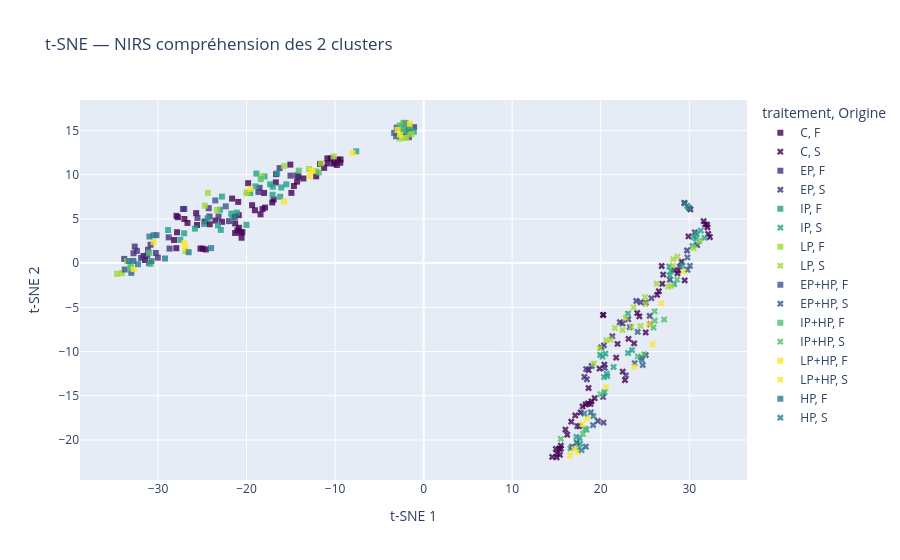

Notebook code for this chart:
### Markdown cell above
Interprétation est plutot décevante aucune séparation si ce n'est une séparation claire suivant l'experience qui ici a le plus grand des poids, on interprete alors que cela est probablement du a une signature de l'experience qui vient perturber les données, en esperant que les calibrations sont bien différentes. On va donc refaire la meme constatation que il est difficile de comparer les deux données et leurs experiences car elles se font automatiquement séparer. Quand au deux groupes visible comme la séparation est nette un paramètre principale qui peut s'identifier est probablement le Sexe de la plante car c'est un des rares paramètres qui est découpé en 2 groupes

### Code cell
import plotly.express as px
X = data_nirs[NIRS_INDEXES].values
X_scaled = StandardScaler().fit_transform(X)

n_samples = len(macia_leaf_data)
recommended_perplexity = min(30, max(5, n_samples // 3))

tsne = TSNE(n_components=2, perplexity=recommended_perplexity,
            max_iter=3000, random_state=42)
X_tsne = tsne.fit_transform(X_scaled)

#data_frame prep pour le plot
df_plot = pd.DataFrame({
    'tSNE1':    X_tsne[:, 0],
    'tSNE2':    X_tsne[:, 1],
    'traitement': data_nirs['traitement'],
    'Origine':    data_nirs['organe'],
})

# on adapte le plot précédent pour distinguer l'origine en plus
n = len(df_plot['traitement'].unique())
viridis_colors = px.colors.sample_colorscale(
    'viridis', [i / (n - 1) for i in range(n)]
)
color_map = {lbl: viridis_colors[i] 
             for i, lbl in enumerate(sorted(df_plot['traitement'].unique()))}

fig = px.scatter(
    df_plot,
    x='tSNE1', y='tSNE2',
    color='traitement',      
    symbol='Origine',       
    symbol_map={
        'NIRS':  'circle',
        'NIRS_chimique': 'star'  
    },
    color_discrete_map=color_map,
    opacity=0.8,
    labels={'tSNE1': 't-SNE 1', 'tSNE2': 't-SNE 2'},
    title="t-SNE — NIRS compréhension des 2 clusters"
)

# fig.update_layout(
#     xaxis=dict(range=[X_tsne[:, 0].min() - 1, X_tsne[:, 0].max() + 1]),
#     yaxis=dict(range=[X_tsne[:, 1].min() - 1, X_tsne[:, 1].max() + 1]),
#     legend=dict(groupclick="toggleitem")
# )

fig.show()

### Figure 1 — Plotly figure (JSON) as saved in the notebook; plotly's stock layout.template omitted (floating-point values rounded to 4 significant figures)
{"data": [{"hovertemplate": "traitement=C<br>Origine=F<br>t-SNE 1=%{x}<br>t-SNE 2=%{y}<extra></extra>", "legendgroup": "C, F", "marker": {"color": "rgb(68, 1, 84)", "opacity": 0.8, "symbol": "square"}, "mode": "markers", "name": "C, F", "orientation": "v", "showlegend": true, "type": "scatter", "x": [-14.94, -28.19, -27.93, -13.58, -20.47, -27.75, -21.29, -27.85, -20.56, -14.65, -19.37, -18.42, -19.82, -27.02, -20.85, -17.91, -17.1, -27.92, -24.16, -25.69, -20.94, -14.29, -12.13, -20.62, -21.03, -26.67, -18.2, -19.05, -16.93, -9.384, -21.29, -10.16, -9.67, -9.798, -25.59, -10.88, -11.71, -10.84, -9.414, -14.14, -11.24, -10.11, -18.02, -10.5, -22.77, -23.51, -24.72, -20.88, -21.63, -24.6, -31.63, -24.95, -25.21, -16.69, -31.47, -15.06, -16.66], "xaxis": "x", "y": [7.941, 2.608, 1.686, 9.567, 3.504, 5.184, 3.409, 3.487, 2.868, 8.717, 6.547, 5.511, 9.037, 4.983, 3.992, 6.278, 6.858, 5.343, 4.394, 5.644, 6.919, 9.209, 9.808, 3.449, 3.709, 4.54, 6.117, 5.976, 7.194, 11.72, 4.486, 11.24, 11.69, 11.09, 4.306, 11.84, 11.2, 11.27, 11.34, 9.794, 10.77, 11.44, 7.933, 11.84, 4.669, 4.808, 4.695, 5.414, 7.295, 1.539, 0.7984, 1.625, 1.647, 9.124, 0.3486, 11.13, 10.06], "yaxis": "y"}, {"hovertemplate": "traitement=C<br>Origine=S<br>t-SNE 1=%{x}<br>t-SNE 2=%{y}<extra></extra>", "legendgroup": "C, S", "marker": {"color": "rgb(68, 1, 84)", "opacity": 0.8, "symbol": "x"}, "mode": "markers", "name": "C, S", "orientation": "v", "showlegend": true, "type": "scatter", "x": [18.63, 22.49, 19.32, 17.56, 14.94, 18.56, 15.08, 15.5, 18.3, 18.97, 15.29, 15.39, 15.02, 16.02, 15.5, 17.12, 17.72, 18.85, 16.21, 17.95, 16.68, 22.74, 14.52, 21.75, 23.15, 26.57, 20.41, 23.77, 26.95, 26.37, 27.06, 32.02, 20.26, 32.14, 20.29, 31.8, 32.05, 32.33, 31.63, 29.13, 24.37, 25.08, 25.55, 28.77, 28.23, 28.67, 19.88, 24.13, 21.9, 26.89, 18.64, 29.91, 29.45, 29.49, 30.13], "xaxis": "x", "y": [-14.13, -12.27, -15.28, -18.44, -21.02, -15.87, -21.56, -20.64, -15.98, -15.63, -20.99, -21.68, -21.95, -18.83, -20.99, -17.23, -16.9, -15.93, -19.41, -16.21, -17.93, -13.23, -21.91, -10.69, -8.568, -3.179, -11.48, -9.082, -2.343, -3.596, -1.302, 4.344, -5.878, 3.294, -5.846, 4.377, 4.045, 2.945, 4.745, 0.1529, -6.019, -7.844, -6.914, -0.8511, -0.7708, -1.168, -11.93, -5.636, -9.14, -0.3312, -12.09, 3.016, 6.804, -1.95, 6.072], "yaxis": "y"}, {"hovertemplate": "traitement=EP<br>Origine=F<br>t-SNE 1=%{x}<br>t-SNE 2=%{y}<extra></extra>", "legendgroup": "EP, F", "marker": {"color": "rgb(69, 49, 125)", "opacity": 0.8, "symbol": "square"}, "mode": "markers", "name": "EP, F", "orientation": "v", "showlegend": true, "type": "scatter", "x": [-32.63, -31.13, -32.39, -30.25, -32.77, -31.91, -31.22, -33.81, -27.04, -25.54, -24.19, -21.98, -28.8, -18.66, -23.16, -27.18, -24.27, -16.26, -15.04, -18.53, -30.84, -28.7, -30.02, -14.36, -1.666, -1.08, -2.05, -1.649], "xaxis": "x", "y": [1.868, 1.51, 1.387, 1.142, 1.112, 0.5861, 0.8447, 0.4742, 6.122, 5.102, 5.267, 4.744, 2.91, 8.049, 5.269, 6.112, 6.208, 10.74, 9.887, 8.515, 2.079, 1.636, 0.6154, 9.907, 14.24, 15.37, 15.81, 15.13], "yaxis": "y"}, {"hovertemplate": "traitement=EP<br>Origine=S<br>t-SNE 1=%{x}<br>t-SNE 2=%{y}<extra></extra>", "legendgroup": "EP, S", "marker": {"color": "rgb(69, 49, 125)", "opacity": 0.8, "symbol": "x"}, "mode": "markers", "name": "EP, S", "orientation": "v", "showlegend": true, "type": "scatter", "x": [18.35, 18.16, 25.08, 20.32, 28.91, 18.44, 23.11, 21.31, 29.75, 24.52, 20.35, 25.73, 27.82, 25.53, 20.46, 22.46, 20.06, 23.29, 19.68, 18.97, 24.02, 30.89, 22.16, 30.63, 17.35, 22.84, 20.27, 25.09], "xaxis": "x", "y": [-11.98, -12.88, -4.468, -18.04, -0.4138, -13.14, -6.354, -8.259, 1.425, -4.427, -9.299, -3.962, -1.876, -5.972, -11.85, -6.822, -9.529, -7.237, -17.86, -11.64, -4.282, 2.045, -6.682, 3.483, -18.43, -12.69, -15.14, -10.4], "yaxis": "y"}, {"hovertemplate": "traitement=IP<br>Origine=F<br>t-SNE 1=%{x}<br>t-SNE 2=%{y}<extra></extra>", "legendgroup": "IP, F", "marker": {"color": "rgb(34, 162, 135)", "opacity": 0.8, "symbol": "square"}, "mode": "markers", "name": "IP, F", "orientation": "v", "showlegend": true, "type": "scatter", "x": [-18.89, -16.2, -23.22, -15.51, -16.08, -20.01, -25.83, -27.05, -21.09, -27.48, -21.73, -24.41, -22.9, -28.86, -21.59, -24.81, -17.34, -19.0, -19.58, -17.03, -22.78, -17.05, -17.97, -23.0, -16.54, -1.111, -2.278, -1.801, -7.611], "xaxis": "x", "y": [10.12, 7.497, 4.27, 8.905, 8.552, 4.326, 3.901, 3.372, 5.703, 2.63, 5.59, 5.05, 3.756, 3.741, 5.081, 4.423, 8.91, 8.669, 7.923, 8.631, 7.52, 7.724, 9.796, 6.025, 10.14, 14.85, 15.38, 14.82, 12.64], "yaxis": "y"}, {"hovertemplate": "traitement=IP<br>Origine=S<br>t-SNE 1=%{x}<br>t-SNE 2=%{y}<extra></extra>", "legendgroup": "IP, S", "marker": {"color": "rgb(34, 162, 135)", "opacity": 0.8, "symbol": "x"}, "mode": "markers", "name": "IP, S", "orientation": "v", "showlegend": true, "type": "scatter", "x": [23.09, 18.39, 17.67, 20.37, 20.75, 20.68, 21.46, 23.54, 20.54, 23.08, 27.94, 31.12, 27.74, 27.8, 20.2, 19.94, 20.43, 17.25, 17.62, 16.59, 30.5, 30.85, 30.33, 30.76, 31.3, 28.31, 29.26, 31.73], "xaxis": "x", "y": [-10.16, -18.84, -20.46, -12.88, -12.78, -12.5, -11.75, -9.831, -10.24, -5.706, -0.8974, 2.508, -0.3791, -1.398, -10.57, -10.37, -14.6, -19.64, -19.79, -20.94, 2.912, 3.292, 1.933, 2.754, 3.674, -2.365, -0.2955, 2.855], "yaxis": "y"}, {"hovertemplate": "traitement=LP<br>Origine=F<br>t-SNE 1=%{x}<br>t-SNE 2=%{y}<extra></extra>", "legendgroup": "LP, F", "marker": {"color": "rgb(161, 217, 56)", "opacity": 0.8, "symbol": "square"}, "mode": "markers", "name": "LP, F", "orientation": "v", "showlegend": true, "type": "scatter", "x": [-10.15, -12.17, -34.62, -34.06, -33.49, -15.78, -11.61, -12.94, -24.36, -24.71, -20.01, -26.89, -23.36, -18.28, -19.91, -2.138, -2.701, -1.366, -1.954], "xaxis": "x", "y": [12.06, 10.41, -1.216, -1.147, 0.2207, 10.99, 11.26, 10.64, 7.941, 6.498, 7.914, 1.349, 5.997, 9.817, 8.014, 14.16, 14.08, 14.58, 14.22], "yaxis": "y"}, {"hovertemplate": "traitement=LP<br>Origine=S<br>t-SNE 1=%{x}<br>t-SNE 2=%{y}<extra></extra>", "legendgroup": "LP, S", "marker": {"color": "rgb(161, 217, 56)", "opacity": 0.8, "symbol": "x"}, "mode": "markers", "name": "LP, S", "orientation": "v", "showlegend": true, "type": "scatter", "x": [22.82, 22.46, 24.5, 28.15, 26.32, 28.18, 21.11, 25.01, 19.22, 27.65, 19.9, 23.45, 25.05, 30.5, 21.61, 23.72, 28.67, 27.96, 20.61, 31.15], "xaxis": "x", "y": [-6.179, -7.546, -7.119, -0.2831, -2.328, 0.4515, -8.655, -3.853, -11.35, -2.657, -9.629, -7.222, -4.642, 1.667, -7.333, -4.999, 0.7272, -2.571, -8.714, 2.457], "yaxis": "y"}, {"hovertemplate": "traitement=EP+HP<br>Origine=F<br>t-SNE 1=%{x}<br>t-SNE 2=%{y}<extra></extra>", "legendgroup": "EP+HP, F", "marker": {"color": "rgb(55, 91, 140)", "opacity": 0.8, "symbol": "square"}, "mode": "markers", "name": "EP+HP, F", "orientation": "v", "showlegend": true, "type": "scatter", "x": [-33.01, -33.76, -30.18, -22.35, -32.79, -23.53, -31.02, -21.3, -3.104, -3.332, -2.299, -3.034], "xaxis": "x", "y": [-1.098, -0.7259, 3.159, 6.415, 0.2378, 7.083, -0.01106, 5.223, 14.34, 14.72, 14.81, 15.32], "yaxis": "y"}, {"hovertemplate": "traitement=EP+HP<br>Origine=S<br>t-SNE 1=%{x}<br>t-SNE 2=%{y}<extra></extra>", "legendgroup": "EP+HP, S", "marker": {"color": "rgb(55, 91, 140)", "opacity": 0.8, "symbol": "x"}, "mode": "markers", "name": "EP+HP, S", "orientation": "v", "showlegend": true, "type": "scatter", "x": [23.84, 16.77, 17.29, 19.14, 18.89, 18.32, 24.75, 24.56, 29.81, 24.18, 29.79, 30.07], "xaxis": "x", "y": [-11.32, -20.75, -20.31, -18.32, -16.87, -20.76, -11.53, -10.68, -0.7599, -7.778, 0.639, -0.308], "yaxis": "y"}, {"hovertemplate": "traitement=IP+HP<br>Origine=F<br>t-SNE 1=%{x}<br>t-SNE 2=%{y}<extra></extra>", "legendgroup": "IP+HP, F", "marker": {"color": "rgb(77, 193, 107)", "opacity": 0.8, "symbol": "square"}, "mode": "markers", "name": "IP+HP, F", "orientation": "v", "showlegend": true, "type": "scatter", "x": [-14.11, -11.84, -18.4, -31.02, -33.1, -30.83, -33.08, -1.533, -2.309, -2.281, -2.692], "xaxis": "x", "y": [10.45, 10.26, 9.483, 1.156, -0.3229, -0.07661, -0.5331, 15.49, 14.98, 15.87, 15.57], "yaxis": "y"}, {"hovertemplate": "traitement=IP+HP<br>Origine=S<br>t-SNE 1=%{x}<br>t-SNE 2=%{y}<extra></extra>", "legendgroup": "IP+HP, S", "marker": {"color": "rgb(77, 193, 107)", "opacity": 0.8, "symbol": "x"}, "mode": "markers", "name": "IP+HP, S", "orientation": "v", "showlegend": true, "type": "scatter", "x": [18.23, 17.47, 26.1, 24.19, 15.49, 19.96, 27.16, 24.93, 17.99, 25.96, 28.63, 26.09], "xaxis": "x", "y": [-18.73, -20.96, -6.514, -10.55, -19.87, -14.82, -6.381, -10.31, -19.32, -7.282, -1.866, -5.448], "yaxis": "y"}, {"hovertemplate": "traitement=LP+HP<br>Origine=F<br>t-SNE 1=%{x}<br>t-SNE 2=%{y}<extra></extra>", "legendgroup": "LP+HP, F", "marker": {"color": "rgb(253, 231, 37)", "opacity": 0.8, "symbol": "square"}, "mode": "markers", "name": "LP+HP, F", "orientation": "v", "showlegend": true, "type": "scatter", "x": [-19.57, -15.76, -12.85, -12.63, -30.48, -32.75, -26.9, -27.02, -2.944, -8.024, -2.673, -1.576], "xaxis": "x", "y": [8.4, 6.965, 9.838, 10.44, 2.358, -0.6728, 1.659, 2.275, 15.05, 12.46, 14.52, 15.77], "yaxis": "y"}, {"hovertemplate": "traitement=LP+HP<br>Origine=S<br>t-SNE 1=%{x}<br>t-SNE 2=%{y}<extra></extra>", "legendgroup": "LP+HP, S", "marker": {"color": "rgb(253, 231, 37)", "opacity": 0.8, "symbol": "x"}, "mode": "markers", "name": "LP+HP, S", "orientation": "v", "showlegend": true, "type": "scatter", "x": [20.62, 17.9, 17.0, 18.44, 16.53, 25.86, 17.46, 25.48, 26.83, 23.82, 29.34], "xaxis": "x", "y": [-14.03, -18.2, -21.04, -17.57, -21.76, -9.198, -21.37, -6.908, -4.539, -11.71, -0.9681], "yaxis": "y"}, {"hovertemplate": "traitement=HP<br>Origine=F<br>t-SNE 1=%{x}<br>t-SNE 2=%{y}<extra></extra>", "legendgroup": "HP, F", "marker": {"color": "rgb(40, 126, 142)", "opacity": 0.8, "symbol": "square"}, "mode": "markers", "name": "HP, F", "orientation": "v", "showlegend": true, "type": "scatter", "x": [-30.73, -29.21, -30.97, -30.51, -32.26, -26.54, -24.0, -33.29], "xaxis": "x", "y": [0.2263, 0.5206, 3.007, 3.146, -0.125, 1.229, 1.697, 0.2406], "yaxis": "y"}, {"hovertemplate": "traitement=HP<br>Origine=S<br>t-SNE 1=%{x}<br>t-SNE 2=%{y}<extra></extra>", "legendgroup": "HP, S", "marker": {"color": "rgb(40, 126, 142)", "opacity": 0.8, "symbol": "x"}, "mode": "markers", "name": "HP, S", "orientation": "v", "showlegend": true, "type": "scatter", "x": [18.15, 19.17, 17.84, 24.65, 29.49, 29.77, 29.99, 29.97], "xaxis": "x", "y": [-17.01, -17.3, -21.15, -10.95, 6.743, 6.458, 6.218, 6.247], "yaxis": "y"}], "layout": {"legend": {"title": {"text": "traitement, Origine"}, "tracegroupgap": 0}, "title": {"text": "t-SNE — NIRS compréhension des 2 clusters"}, "xaxis": {"anchor": "y", "domain": [0, 1], "title": {"text": "t-SNE 1"}}, "yaxis": {"anchor": "x", "domain": [0, 1], "title": {"text": "t-SNE 2"}}}}
